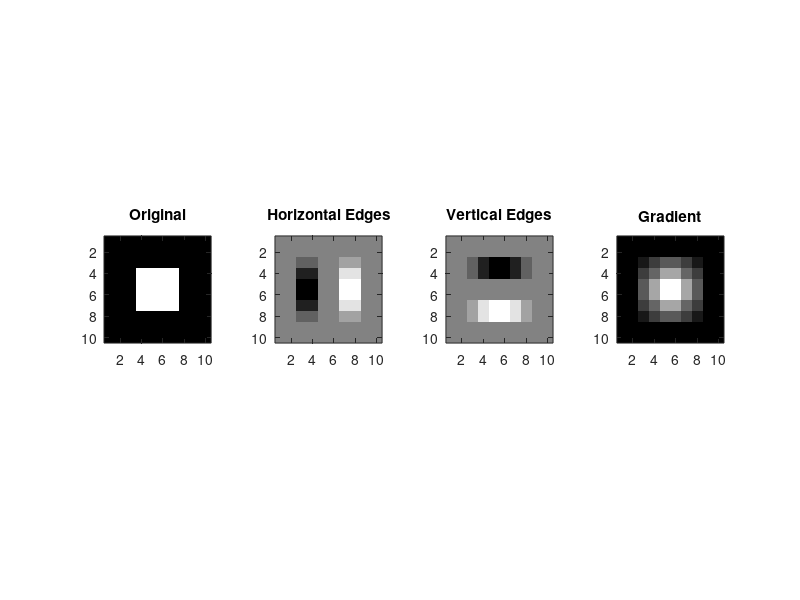

Reproduce this figure in MATLAB.
function manualEdgeFilter()
    % simple 10x10 synthetic image
    img = zeros(10, 10);
    img(4:7, 4:7) = 1;
    
    disp('Synthetic 10x10 image created.');

    % Sobel kernel's
    Gx = [-1 0 1; 
          -2 0 2; 
          -1 0 1];

    Gy = [-1 -2 -1;
        0 0 0;
        1 2 1];

    % gradient approx.
    G = sqrt(Gx.^2 + Gy.^2);

    edges_x = conv2(img, Gx, 'same');
    edges_y = conv2(img, Gy, "same");
    grad = conv2(img, G, "same");

    % plot original image, horizontal and vertical edges and the gradient
    figure;
    subplot(1, 4, 1);
    imagesc(img);
    title('Original');
    colormap('gray'); axis square;

    subplot(1, 4, 2);
    imagesc(edges_x);
    title('Horizontal Edges');
    colormap('gray'); axis square;

    subplot(1, 4, 3);
    imagesc(edges_y);
    title('Vertical Edges');
    colormap('gray'); axis square;

    subplot(1, 4, 4);
    imagesc(grad);
    title('Gradient');
    colormap('gray'); axis square;
end
